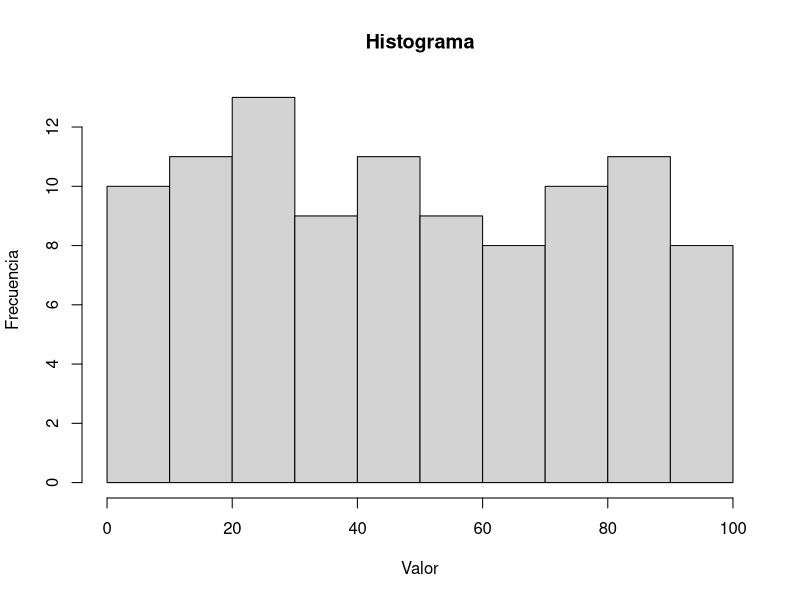

This chart was generated by the following R code:
numeros_aleatorios <- sample(1:100, 100, replace = TRUE)

print(numeros_aleatorios)

media <- mean(numeros_aleatorios)
desvio_estandar <- sd(numeros_aleatorios)
varianza <- var(numeros_aleatorios)

print(paste("La media es:", media))
print(paste("El desvío estándar es:", desvio_estandar))
print(paste("La varianza es:", varianza))

hist(numeros_aleatorios, main = "Histograma", xlab = "Valor", ylab = "Frecuencia")